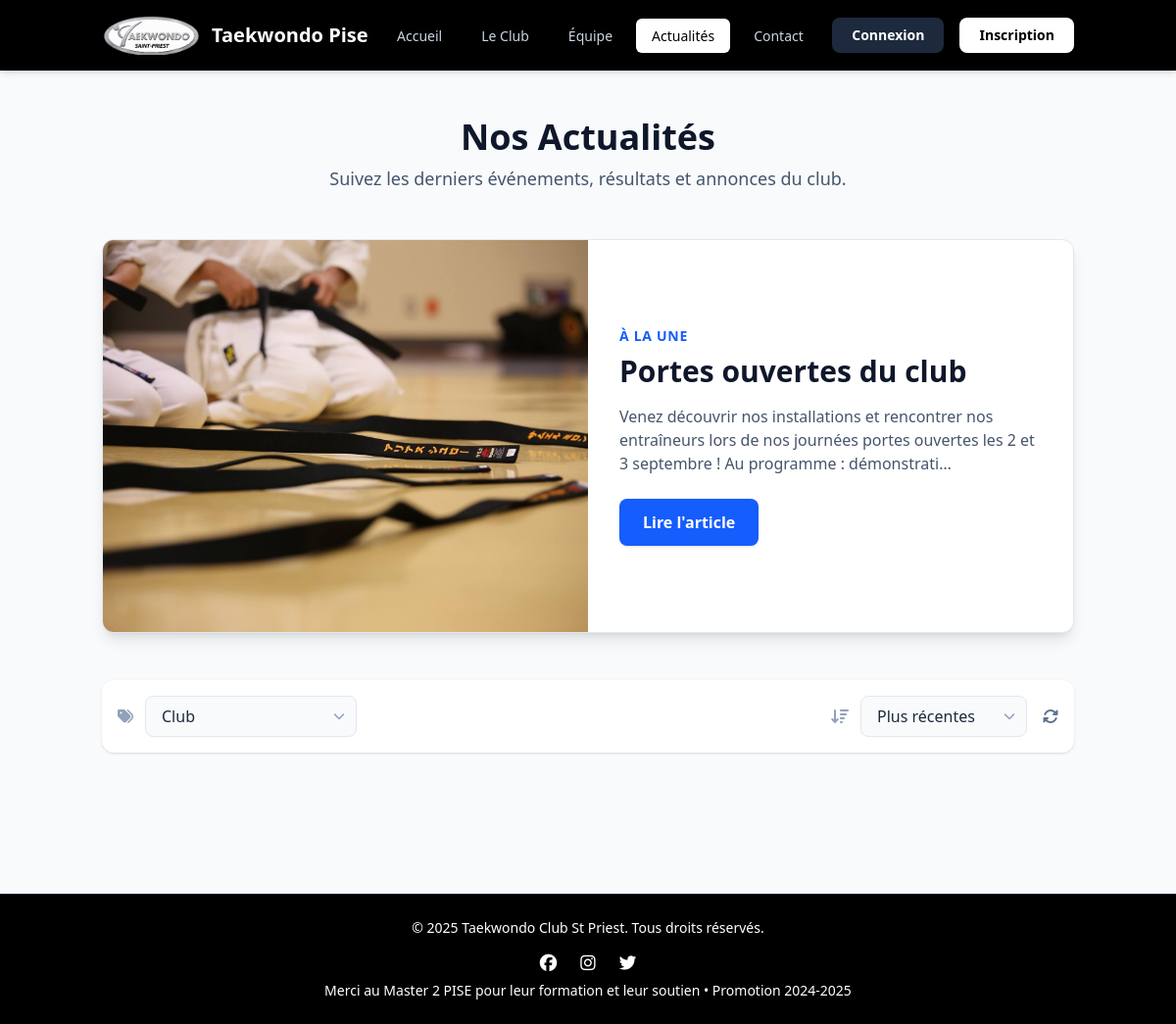
The app's page /news.php?tag=club with its own data.
### tables this page shows
CREATE TABLE `posts` (
  `id` int(10) UNSIGNED NOT NULL,
  `titre` varchar(255) NOT NULL,
  `contenu` text NOT NULL,
  `photo` varchar(255) DEFAULT NULL COMMENT 'url de la photo',
  `auteur` int(10) UNSIGNED NOT NULL,
  `created_at` datetime NOT NULL DEFAULT current_timestamp(),
  `updated_at` datetime NOT NULL DEFAULT current_timestamp() ON UPDATE current_timestamp()
);

### fonction/fonctions.php (called while the page is built, shortened)
<?php
function connexionBaseDeDonnees(): PDO
{
    static $co = null;
    if ($co === null) {
        $dsn = 'mysql:host=' . DB_HOST . ';dbname=' . DB_NAME . ';charset=' . DB_CHARSET;
        try {
            $options = array(
                PDO::ATTR_ERRMODE => PDO::ERRMODE_EXCEPTION,
                PDO::ATTR_DEFAULT_FETCH_MODE => PDO::FETCH_ASSOC,
            );
            $co = new PDO($dsn, DB_USER, DB_PASS, $options);
        } catch (PDOException $e) {
            logErreur(__FUNCTION__, $e->getMessage());
            throw new Exception("Erreur de connexion à la base de données");
        }
    }
    return $co;
}
function getListePosts(int $excerptLength = 200, ?string $filterTag = null, string $sort = 'desc'): array
{
    $co = connexionBaseDeDonnees();
    $sort = strtolower($sort) === 'asc' ? 'ASC' : 'DESC';
    $params = array("len" => $excerptLength, );
    $sql = "
    SELECT
        p.id,
        p.titre,
        p.photo,
        LEFT(p.contenu, :len) AS excerpt,
        CONCAT(u.prenom,' ',u.nom) AS auteur_nom,
        DATE_FORMAT(p.created_at,'%d-%m-%Y') AS created_at,
        DATE_FORMAT(p.updated_at,'%d-%m-%Y') AS updated_at,
        -- concaténation des tags
        (SELECT GROUP_CONCAT(t2.name SEPARATOR ', ')
        FROM post_tag pt2
        JOIN tags t2 ON t2.id = pt2.tag_id
        WHERE pt2.post_id = p.id
        ) AS tags
    FROM posts p
    JOIN users u ON u.id = p.auteur
    ";
    if ($filterTag) {
        $sql .= "
        JOIN post_tag pt ON pt.post_id = p.id
        JOIN tags t ON t.id = pt.tag_id
        WHERE t.name = :tag
        ";
        $params['tag'] = $filterTag;
    }
    $sql .= " GROUP BY p.id ORDER BY p.created_at " . $sort;
    try {
        $req = $co->prepare($sql);
        $req->execute($params);
        return $req->fetchAll(PDO::FETCH_ASSOC);
    } catch (PDOException $e) {
        logErreur(__FUNCTION__, $e->getMessage());
        throw new Exception('Erreur lors de la récupération des posts');
    }
}
function getListeTags()
{
    $co = connexionBaseDeDonnees();
    $sql = "SELECT id, name FROM tags ORDER BY name";
    try {
        $req = $co->prepare($sql);
        $req->execute();
        return $req->fetchAll(PDO::FETCH_ASSOC);
    } catch (PDOException $e) {
        logErreur(__FUNCTION__, $e->getMessage());
        throw new Exception('Erreur lors de la récupération des tags');
    }
}

### news.php (the view, shortened to what this page needs)
<?php
require __DIR__ . '/fonction/fonctions.php';
$filterTag = $_GET['tag'] ?? '';
$sort = $_GET['sort'] ?? 'desc';
$page = max(1, (int) ($_GET['page'] ?? 1));
try {
    $allTags = getListeTags();
    $allPosts = getListePosts(150, $filterTag ?: null, $sort);
    $postMisEnAvant = !empty($allPosts) ? array_shift($allPosts) : null;
} catch (Exception $e) {
    logErreur("Page news.php ", $e->getMessage(), array('filterTag' => $filterTag, 'sort' => $sort, 'page' => $page, ));
    http_response_code(500);
    include __DIR__ . '/erreur.php';
    exit;
}
?>
<!DOCTYPE html>
<html lang="fr">
<head>
    <?php include __DIR__ . '/includes/head.php'; ?>
</head>
<body class="min-h-screen flex flex-col bg-slate-50 text-slate-800">
    <?php include __DIR__ . '/includes/header.php'; ?>
    <main class="flex-grow container mx-auto px-4 py-12 space-y-12">
        <header class="text-center">
            <h1 class="text-4xl font-extrabold text-slate-900">Nos Actualités</h1>
            <p class="mt-2 text-lg text-slate-600">Suivez les derniers événements, résultats et annonces du club.</p>
        </header>
        <?php if ($postMisEnAvant) { ?>
            <section aria-labelledby="featured-post-title">
                <div
                    class="group grid grid-cols-1 lg:grid-cols-2 bg-white rounded-xl shadow-lg overflow-hidden border border-slate-200">
                    <div class="relative overflow-hidden">
                        <a href="news_detail.php?id=<?= $postMisEnAvant['id'] ?>">
                            <?php if (!empty($postMisEnAvant['photo'])) { ?>
                                <img src="img/<?= htmlspecialchars($postMisEnAvant['photo'], ENT_QUOTES) ?>"
                                    alt="Image de <?= htmlspecialchars($postMisEnAvant['titre'], ENT_QUOTES) ?>"
                                    class="object-cover w-full h-100">
                            <?php } else { ?>
                                <div class="w-full h-full bg-slate-200 flex items-center justify-center">
                                    <i class="fa-solid fa-image"></i>
                                </div>
                            <?php } ?>
                        </a>
                    </div>
                    <div class="p-8 flex flex-col justify-center">
                        <span class="text-sm font-bold uppercase tracking-wider text-blue-600">À la une</span>
                        <h3 class="mt-2 text-3xl font-bold text-slate-900 line-clamp-2">
                            <a href="news_detail.php?id=<?= $postMisEnAvant['id'] ?>"
                                class="hover:text-blue-700 transition">
                                <?= htmlspecialchars($postMisEnAvant['titre'], ENT_QUOTES) ?>
                            </a>
                        </h3>
                        <p class="mt-4 text-slate-600 line-clamp-3">
                            <?= htmlspecialchars($postMisEnAvant['excerpt'], ENT_QUOTES) ?>…
                        </p>
                        <div class="mt-6">
                            <a href="news_detail.php?id=<?= $postMisEnAvant['id'] ?>"
                                class="inline-block bg-blue-600 text-white font-semibold py-3 px-6 rounded-lg shadow-sm hover:bg-blue-700 transition-colors">
                                Lire l'article
                            </a>
                        </div>
                    </div>
                </div>
            </section>
        <?php } ?>
        <div class="bg-white p-4 rounded-xl shadow-sm">
            <form id="filters-form" method="get" class="flex flex-col sm:flex-row items-center justify-between gap-4">
                <div class="flex items-center gap-3">
                    <i class="fas fa-tags text-slate-400" title="Catégorie"></i>
                    <div class="relative">
                        <select name="tag" id="tag-select"
                            class="appearance-none w-full sm:w-auto bg-slate-50 border border-slate-200 text-slate-800 font-medium rounded-lg px-4 pr-10 py-2 focus:outline-none focus:ring-2 focus:ring-blue-500 transition">
                            <?php foreach ($allTags as $t) { ?>
                                <option value="<?= htmlspecialchars($t['name'], ENT_QUOTES) ?>" <?= $filterTag === $t['name'] ? 'selected' : '' ?>>
                                    <?= htmlspecialchars(ucfirst($t['name']), ENT_QUOTES) ?>
                                </option>
                            <?php } ?>
                        </select>
                        <div
                            class="pointer-events-none absolute inset-y-0 right-0 flex items-center px-3 text-slate-400">
                        </div>
                    </div>
                </div>
                <div class="flex items-center gap-4">
                    <div class="flex items-center gap-3">
                        <i class="fas fa-sort-amount-down text-slate-400" title="Trier par"></i>
                        <div class="relative">
                            <select name="sort" id="sort-select"
                                class="appearance-none w-full sm:w-auto bg-slate-50 border border-slate-200 text-slate-800 font-medium rounded-lg px-4 pr-10 py-2 focus:outline-none focus:ring-2 focus:ring-blue-500 transition">
                                <option value="desc" <?= $sort === 'desc' ? 'selected' : '' ?>>Plus récentes</option>
                            </select>
                            <div
                                class="pointer-events-none absolute inset-y-0 right-0 flex items-center px-3 text-slate-400">
                            </div>
                        </div>
                    </div>
                    <?php
                    if (!empty($filterTag) || $sort !== 'desc') { ?>
                        <a href="news.php"
                            class="flex items-center justify-center text-slate-500 hover:text-blue-600 transition"
                            title="Réinitialiser les filtres">
                            <i class="fas fa-sync-alt"></i>
                        </a>
                    <?php } ?>
                </div>
            </form>
        </div>
    </main>
    <?php include __DIR__ . '/includes/footer.php'; ?>
</body>
</html>

### records on screen
posts: photo (picture), titre "Portes ouvertes du club"

### other values on screen
$label "Accueil"
$label "Le Club"
$label "Équipe"
$label "Actualités"
$label "Contact"
$postMisEnAvant['excerpt'] "Venez découvrir nos installations et rencontrer nos entraîneurs lors de nos journées portes ouvertes les 2 et 3 septembre ! Au programme : démonstrati"
form field tag "Club"
